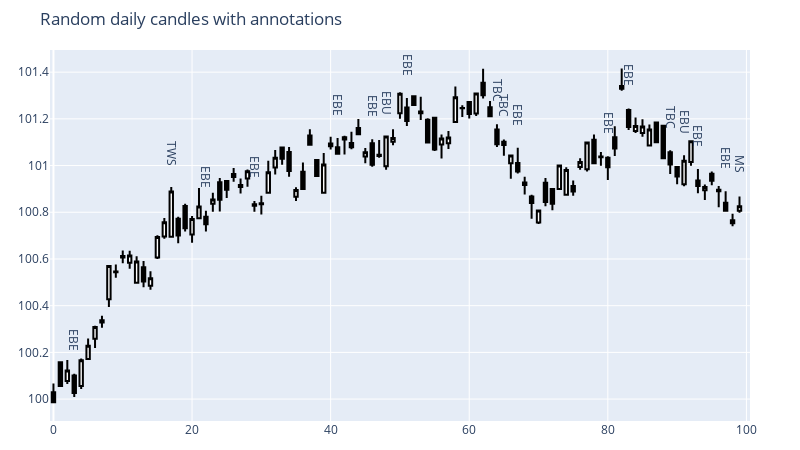

Here is the notebook cell this chart was saved with:
### Code cell
patterns_to_find = [candle_pattern.three_black_crows,candle_pattern.three_white_soldiers,candle_pattern.morning_star,candle_pattern.bullish_abandoned_child,
                    candle_pattern.engulfing_bearish,candle_pattern.engulfing_bullish,candle_pattern.evening_star,candle_pattern.bullish_abandoned_child]
max_pattern_size =3
class_functions = {'DEF':candle_pattern.def_candle,
                   'ES':candle_pattern.evening_star,
                   'MS':candle_pattern.morning_star,
                   'EBU':candle_pattern.engulfing_bullish,
                   'EBE':candle_pattern.engulfing_bearish,
                   'TBC':candle_pattern.three_black_crows,
                   'TWS':candle_pattern.three_white_soldiers,
                   'BAC':candle_pattern.bullish_abandoned_child}
rev_functions_dict = {v.__name__: k for k, v in class_functions.items()}
no_candles=100

np.random.seed(1234)
candles = generate_candles(no_candles, steps_per_day, open_step, close_step, daily_vol)
annotations = classify_timeseries(candles,patterns_to_find[:-1],max_pattern_size,rev_functions_dict)
plot_candles(candles, title='Random daily candles with annotations', annotation_list=annotations);

### Figure 1 — Plotly figure (JSON) as saved in the notebook; plotly's stock layout.template omitted (floating-point values rounded to 4 significant figures)
{"data": [{"x": [0, 1, 2, 3, 4, 5, 6, 7, 8, 9, 10, 11, 12, 13, 14, 15, 16, 17, 18, 19, 20, 21, 22, 23, 24, 25, 26, 27, 28, 29, 30, 31, 32, 33, 34, 35, 36, 37, 38, 39, 40, 41, 42, 43, 44, 45, 46, 47, 48, 49, 50, 51, 52, 53, 54, 55, 56, 57, 58, 59, 60, 61, 62, 63, 64, 65, 66, 67, 68, 69, 70, 71, 72, 73, 74, 75, 76, 77, 78, 79, 80, 81, 82, 83, 84, 85, 86, 87, 88, 89, 90, 91, 92, 93, 94, 95, 96, 97, 98, 99], "type": "candlestick", "high": [100.1, 100.2, 100.2, 100.1, 100.2, 100.3, 100.3, 100.4, 100.6, 100.6, 100.6, 100.6, 100.6, 100.6, 100.5, 100.7, 100.8, 100.9, 100.8, 100.8, 100.8, 100.9, 100.8, 100.9, 100.9, 100.9, 101.0, 100.9, 101.0, 100.8, 100.9, 101.0, 101.1, 101.1, 101.1, 100.9, 101.0, 101.2, 101.0, 101.1, 101.1, 101.1, 101.1, 101.1, 101.2, 101.1, 101.1, 101.1, 101.1, 101.2, 101.3, 101.3, 101.3, 101.3, 101.2, 101.2, 101.1, 101.1, 101.3, 101.3, 101.3, 101.3, 101.4, 101.3, 101.2, 101.1, 101.0, 101.1, 101.0, 100.9, 100.8, 100.9, 100.9, 101.0, 101.0, 100.9, 101.0, 101.1, 101.1, 101.1, 101.0, 101.2, 101.4, 101.2, 101.2, 101.2, 101.2, 101.2, 101.2, 101.1, 101.0, 101.0, 101.1, 101.0, 100.9, 101.0, 100.9, 100.9, 100.8, 100.9], "low": [99.99, 100.1, 100.1, 100.0, 100.0, 100.2, 100.2, 100.3, 100.4, 100.5, 100.6, 100.6, 100.5, 100.5, 100.5, 100.6, 100.7, 100.7, 100.7, 100.7, 100.7, 100.8, 100.7, 100.8, 100.8, 100.9, 100.9, 100.9, 100.9, 100.8, 100.8, 100.9, 101.0, 101.0, 101.0, 100.8, 100.9, 101.1, 101.0, 100.9, 101.1, 101.0, 101.0, 101.1, 101.1, 101.0, 101.0, 101.0, 101.0, 101.1, 101.2, 101.2, 101.3, 101.2, 101.1, 101.1, 101.0, 101.1, 101.2, 101.2, 101.2, 101.2, 101.3, 101.2, 101.1, 101.0, 100.9, 101.0, 100.9, 100.8, 100.7, 100.8, 100.8, 100.9, 100.9, 100.9, 101.0, 101.0, 101.0, 101.0, 100.9, 101.0, 101.3, 101.2, 101.1, 101.1, 101.1, 101.1, 101.0, 101.0, 100.9, 100.9, 101.0, 100.9, 100.9, 100.9, 100.8, 100.8, 100.7, 100.8], "decreasing": {"line": {"color": "black"}, "fillcolor": "black"}, "close": [99.99, 100.1, 100.1, 100.0, 100.2, 100.2, 100.3, 100.3, 100.6, 100.5, 100.6, 100.6, 100.6, 100.5, 100.5, 100.7, 100.8, 100.9, 100.7, 100.7, 100.8, 100.8, 100.7, 100.9, 100.9, 100.9, 101.0, 100.9, 101.0, 100.8, 100.8, 101.0, 101.0, 101.0, 101.0, 100.9, 100.9, 101.1, 101.0, 101.0, 101.1, 101.1, 101.1, 101.1, 101.1, 101.1, 101.0, 101.0, 101.1, 101.1, 101.3, 101.2, 101.3, 101.2, 101.1, 101.1, 101.1, 101.1, 101.3, 101.2, 101.2, 101.3, 101.3, 101.2, 101.1, 101.1, 101.0, 101.0, 100.9, 100.8, 100.8, 100.8, 100.8, 101.0, 101.0, 100.9, 101.0, 101.1, 101.0, 101.0, 101.0, 101.1, 101.3, 101.2, 101.2, 101.2, 101.2, 101.1, 101.0, 101.0, 101.0, 101.0, 101.1, 100.9, 100.9, 100.9, 100.9, 100.8, 100.8, 100.8], "increasing": {"line": {"color": "black"}, "fillcolor": "white"}, "open": [100.0, 100.2, 100.1, 100.1, 100.1, 100.2, 100.3, 100.3, 100.4, 100.5, 100.6, 100.6, 100.5, 100.6, 100.5, 100.6, 100.7, 100.7, 100.8, 100.8, 100.7, 100.8, 100.8, 100.8, 100.9, 100.9, 101.0, 100.9, 100.9, 100.8, 100.8, 100.9, 101.0, 101.1, 101.1, 100.9, 101.0, 101.1, 101.0, 100.9, 101.1, 101.1, 101.1, 101.1, 101.2, 101.0, 101.1, 101.0, 101.0, 101.1, 101.2, 101.2, 101.3, 101.2, 101.2, 101.2, 101.1, 101.1, 101.2, 101.2, 101.3, 101.2, 101.4, 101.3, 101.2, 101.1, 101.0, 101.0, 100.9, 100.9, 100.8, 100.9, 100.9, 100.9, 100.9, 100.9, 101.0, 101.0, 101.1, 101.0, 101.0, 101.1, 101.3, 101.2, 101.1, 101.1, 101.1, 101.2, 101.2, 101.1, 101.0, 100.9, 101.0, 100.9, 100.9, 101.0, 100.9, 100.8, 100.8, 100.8]}], "layout": {"xaxis": {"rangeslider": {"visible": false}}, "title": {"text": "Random daily candles with annotations"}, "height": 450, "width": 800, "margin": {"r": 50, "b": 25, "l": 50, "t": 50}, "annotations": [{"arrowhead": 1, "text": "EBE", "arrowsize": 0.5, "textangle": 90, "y": 100.3, "x": 3, "arrowwidth": 0.5, "arrowcolor": "black", "showarrow": false}, {"arrowhead": 1, "text": "TWS", "arrowsize": 0.5, "textangle": 90, "y": 101.1, "x": 17, "arrowwidth": 0.5, "arrowcolor": "black", "showarrow": false}, {"arrowhead": 1, "text": "EBE", "arrowsize": 0.5, "textangle": 90, "y": 100.9, "x": 22, "arrowwidth": 0.5, "arrowcolor": "black", "showarrow": false}, {"arrowhead": 1, "text": "EBE", "arrowsize": 0.5, "textangle": 90, "y": 101.0, "x": 29, "arrowwidth": 0.5, "arrowcolor": "black", "showarrow": false}, {"arrowhead": 1, "text": "EBE", "arrowsize": 0.5, "textangle": 90, "y": 101.3, "x": 41, "arrowwidth": 0.5, "arrowcolor": "black", "showarrow": false}, {"arrowhead": 1, "text": "EBE", "arrowsize": 0.5, "textangle": 90, "y": 101.3, "x": 46, "arrowwidth": 0.5, "arrowcolor": "black", "showarrow": false}, {"arrowhead": 1, "text": "EBU", "arrowsize": 0.5, "textangle": 90, "y": 101.3, "x": 48, "arrowwidth": 0.5, "arrowcolor": "black", "showarrow": false}, {"arrowhead": 1, "text": "EBE", "arrowsize": 0.5, "textangle": 90, "y": 101.4, "x": 51, "arrowwidth": 0.5, "arrowcolor": "black", "showarrow": false}, {"arrowhead": 1, "text": "TBC", "arrowsize": 0.5, "textangle": 90, "y": 101.3, "x": 64, "arrowwidth": 0.5, "arrowcolor": "black", "showarrow": false}, {"arrowhead": 1, "text": "TBC", "arrowsize": 0.5, "textangle": 90, "y": 101.3, "x": 65, "arrowwidth": 0.5, "arrowcolor": "black", "showarrow": false}, {"arrowhead": 1, "text": "EBE", "arrowsize": 0.5, "textangle": 90, "y": 101.2, "x": 67, "arrowwidth": 0.5, "arrowcolor": "black", "showarrow": false}, {"arrowhead": 1, "text": "EBE", "arrowsize": 0.5, "textangle": 90, "y": 101.2, "x": 80, "arrowwidth": 0.5, "arrowcolor": "black", "showarrow": false}, {"arrowhead": 1, "text": "EBE", "arrowsize": 0.5, "textangle": 90, "y": 101.4, "x": 83, "arrowwidth": 0.5, "arrowcolor": "black", "showarrow": false}, {"arrowhead": 1, "text": "TBC", "arrowsize": 0.5, "textangle": 90, "y": 101.2, "x": 89, "arrowwidth": 0.5, "arrowcolor": "black", "showarrow": false}, {"arrowhead": 1, "text": "EBU", "arrowsize": 0.5, "textangle": 90, "y": 101.2, "x": 91, "arrowwidth": 0.5, "arrowcolor": "black", "showarrow": false}, {"arrowhead": 1, "text": "EBE", "arrowsize": 0.5, "textangle": 90, "y": 101.1, "x": 93, "arrowwidth": 0.5, "arrowcolor": "black", "showarrow": false}, {"arrowhead": 1, "text": "EBE", "arrowsize": 0.5, "textangle": 90, "y": 101.0, "x": 97, "arrowwidth": 0.5, "arrowcolor": "black", "showarrow": false}, {"arrowhead": 1, "text": "MS", "arrowsize": 0.5, "textangle": 90, "y": 101.0, "x": 99, "arrowwidth": 0.5, "arrowcolor": "black", "showarrow": false}]}}
